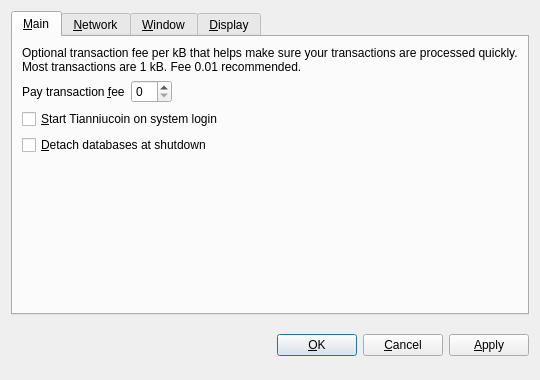
<?xml version="1.0" encoding="UTF-8"?>
<ui version="4.0">
 <class>OptionsDialog</class>
 <widget class="QDialog" name="OptionsDialog">
  <property name="geometry">
   <rect>
    <x>0</x>
    <y>0</y>
    <width>540</width>
    <height>380</height>
   </rect>
  </property>
  <property name="windowTitle">
   <string>Options</string>
  </property>
  <property name="modal">
   <bool>true</bool>
  </property>
  <layout class="QVBoxLayout" name="verticalLayout">
   <item>
    <widget class="QTabWidget" name="tabWidget">
     <property name="tabPosition">
      <enum>QTabWidget::North</enum>
     </property>
     <property name="currentIndex">
      <number>0</number>
     </property>
     <widget class="QWidget" name="tabMain">
      <attribute name="title">
       <string>&amp;Main</string>
      </attribute>
      <layout class="QVBoxLayout" name="verticalLayout_Main">
       <item>
        <widget class="QLabel" name="transactionFeeInfoLabel">
         <property name="text">
          <string>Optional transaction fee per kB that helps make sure your transactions are processed quickly. Most transactions are 1 kB. Fee 0.01 recommended.</string>
         </property>
         <property name="textFormat">
          <enum>Qt::PlainText</enum>
         </property>
         <property name="wordWrap">
          <bool>true</bool>
         </property>
        </widget>
       </item>
       <item>
        <layout class="QHBoxLayout" name="horizontalLayout_Main">
         <item>
          <widget class="QLabel" name="transactionFeeLabel">
           <property name="text">
            <string>Pay transaction &amp;fee</string>
           </property>
           <property name="textFormat">
            <enum>Qt::PlainText</enum>
           </property>
           <property name="buddy">
            <cstring>transactionFee</cstring>
           </property>
          </widget>
         </item>
         <item>
          <widget class="BitcoinAmountField" name="transactionFee"/>
         </item>
         <item>
          <spacer name="horizontalSpacer_Main">
           <property name="orientation">
            <enum>Qt::Horizontal</enum>
           </property>
           <property name="sizeHint" stdset="0">
            <size>
             <width>40</width>
             <height>20</height>
            </size>
           </property>
          </spacer>
         </item>
        </layout>
       </item>
       <item>
        <widget class="QCheckBox" name="bitcoinAtStartup">
         <property name="toolTip">
          <string>Automatically start Tianniucoin after logging in to the system.</string>
         </property>
         <property name="text">
          <string>&amp;Start Tianniucoin on system login</string>
         </property>
        </widget>
       </item>
       <item>
        <widget class="QCheckBox" name="detachDatabases">
         <property name="toolTip">
          <string>Detach block and address databases at shutdown. This means they can be moved to another data directory, but it slows down shutdown. The wallet is always detached.</string>
         </property>
         <property name="text">
          <string>&amp;Detach databases at shutdown</string>
         </property>
        </widget>
       </item>
       <item>
        <spacer name="verticalSpacer_Main">
         <property name="orientation">
          <enum>Qt::Vertical</enum>
         </property>
         <property name="sizeHint" stdset="0">
          <size>
           <width>20</width>
           <height>40</height>
          </size>
         </property>
        </spacer>
       </item>
      </layout>
     </widget>
     <widget class="QWidget" name="tabNetwork">
      <attribute name="title">
       <string>&amp;Network</string>
      </attribute>
      <layout class="QVBoxLayout" name="verticalLayout_Network">
       <item>
        <widget class="QCheckBox" name="mapPortUpnp">
         <property name="toolTip">
          <string>Automatically open the Tianniucoin client port on the router. This only works when your router supports UPnP and it is enabled.</string>
         </property>
         <property name="text">
          <string>Map port using &amp;UPnP</string>
         </property>
        </widget>
       </item>
       <item>
        <widget class="QCheckBox" name="connectSocks">
         <property name="toolTip">
          <string>Connect to the Tianniucoin network through a SOCKS proxy (e.g. when connecting through Tor).</string>
         </property>
         <property name="text">
          <string>&amp;Connect through SOCKS proxy:</string>
         </property>
        </widget>
       </item>
       <item>
        <layout class="QHBoxLayout" name="horizontalLayout_Network">
         <item>
          <widget class="QLabel" name="proxyIpLabel">
           <property name="text">
            <string>Proxy &amp;IP:</string>
           </property>
           <property name="textFormat">
            <enum>Qt::PlainText</enum>
           </property>
           <property name="buddy">
            <cstring>proxyIp</cstring>
           </property>
          </widget>
         </item>
         <item>
          <widget class="QValidatedLineEdit" name="proxyIp">
           <property name="maximumSize">
            <size>
             <width>140</width>
             <height>16777215</height>
            </size>
           </property>
           <property name="toolTip">
            <string>IP address of the proxy (e.g. 127.0.0.1)</string>
           </property>
          </widget>
         </item>
         <item>
          <widget class="QLabel" name="proxyPortLabel">
           <property name="text">
            <string>&amp;Port:</string>
           </property>
           <property name="textFormat">
            <enum>Qt::PlainText</enum>
           </property>
           <property name="buddy">
            <cstring>proxyPort</cstring>
           </property>
          </widget>
         </item>
         <item>
          <widget class="QLineEdit" name="proxyPort">
           <property name="maximumSize">
            <size>
             <width>55</width>
             <height>16777215</height>
            </size>
           </property>
           <property name="toolTip">
            <string>Port of the proxy (e.g. 9050)</string>
           </property>
          </widget>
         </item>
         <item>
          <widget class="QLabel" name="socksVersionLabel">
           <property name="text">
            <string>SOCKS &amp;Version:</string>
           </property>
           <property name="textFormat">
            <enum>Qt::PlainText</enum>
           </property>
           <property name="buddy">
            <cstring>socksVersion</cstring>
           </property>
          </widget>
         </item>
         <item>
          <widget class="QValueComboBox" name="socksVersion">
           <property name="toolTip">
            <string>SOCKS version of the proxy (e.g. 5)</string>
           </property>
          </widget>
         </item>
         <item>
          <spacer name="horizontalSpacer_Network">
           <property name="orientation">
            <enum>Qt::Horizontal</enum>
           </property>
           <property name="sizeHint" stdset="0">
            <size>
             <width>40</width>
             <height>20</height>
            </size>
           </property>
          </spacer>
         </item>
        </layout>
       </item>
       <item>
        <spacer name="verticalSpacer_Network">
         <property name="orientation">
          <enum>Qt::Vertical</enum>
         </property>
         <property name="sizeHint" stdset="0">
          <size>
           <width>20</width>
           <height>40</height>
          </size>
         </property>
        </spacer>
       </item>
      </layout>
     </widget>
     <widget class="QWidget" name="tabWindow">
      <attribute name="title">
       <string>&amp;Window</string>
      </attribute>
      <layout class="QVBoxLayout" name="verticalLayout_Window">
       <item>
        <widget class="QCheckBox" name="minimizeToTray">
         <property name="toolTip">
          <string>Show only a tray icon after minimizing the window.</string>
         </property>
         <property name="text">
          <string>&amp;Minimize to the tray instead of the taskbar</string>
         </property>
        </widget>
       </item>
       <item>
        <widget class="QCheckBox" name="minimizeOnClose">
         <property name="toolTip">
          <string>Minimize instead of exit the application when the window is closed. When this option is enabled, the application will be closed only after selecting Quit in the menu.</string>
         </property>
         <property name="text">
          <string>M&amp;inimize on close</string>
         </property>
        </widget>
       </item>
       <item>
        <spacer name="verticalSpacer_Window">
         <property name="orientation">
          <enum>Qt::Vertical</enum>
         </property>
         <property name="sizeHint" stdset="0">
          <size>
           <width>20</width>
           <height>40</height>
          </size>
         </property>
        </spacer>
       </item>
      </layout>
     </widget>
     <widget class="QWidget" name="tabDisplay">
      <attribute name="title">
       <string>&amp;Display</string>
      </attribute>
      <layout class="QVBoxLayout" name="verticalLayout_Display">
       <item>
        <layout class="QHBoxLayout" name="horizontalLayout_1_Display">
         <item>
          <widget class="QLabel" name="langLabel">
           <property name="text">
            <string>User Interface &amp;language:</string>
           </property>
           <property name="textFormat">
            <enum>Qt::PlainText</enum>
           </property>
           <property name="buddy">
            <cstring>lang</cstring>
           </property>
          </widget>
         </item>
         <item>
          <widget class="QValueComboBox" name="lang">
           <property name="toolTip">
            <string>The user interface language can be set here. This setting will take effect after restarting Tianniucoin.</string>
           </property>
          </widget>
         </item>
        </layout>
       </item>
       <item>
        <layout class="QHBoxLayout" name="horizontalLayout_2_Display">
         <item>
          <widget class="QLabel" name="unitLabel">
           <property name="text">
            <string>&amp;Unit to show amounts in:</string>
           </property>
           <property name="textFormat">
            <enum>Qt::PlainText</enum>
           </property>
           <property name="buddy">
            <cstring>unit</cstring>
           </property>
          </widget>
         </item>
         <item>
          <widget class="QValueComboBox" name="unit">
           <property name="toolTip">
            <string>Choose the default subdivision unit to show in the interface and when sending coins.</string>
           </property>
          </widget>
         </item>
        </layout>
       </item>
       <item>
        <widget class="QCheckBox" name="displayAddresses">
         <property name="toolTip">
          <string>Whether to show Tianniucoin addresses in the transaction list.</string>
         </property>
         <property name="text">
          <string>&amp;Display addresses in transaction list</string>
         </property>
        </widget>
       </item>
       <item>
        <widget class="QCheckBox" name="coinControlFeatures">
         <property name="toolTip">
          <string>Whether to show coin control features or not.</string>
         </property>
         <property name="text">
          <string>Display coin &amp;control features (experts only!)</string>
         </property>
        </widget>
       </item>
       <item>
        <spacer name="verticalSpacer_Display">
         <property name="orientation">
          <enum>Qt::Vertical</enum>
         </property>
         <property name="sizeHint" stdset="0">
          <size>
           <width>20</width>
           <height>40</height>
          </size>
         </property>
        </spacer>
       </item>
      </layout>
     </widget>
    </widget>
   </item>
   <item>
    <layout class="QHBoxLayout" name="horizontalLayout_Buttons">
     <item>
      <spacer name="horizontalSpacer_1">
       <property name="orientation">
        <enum>Qt::Horizontal</enum>
       </property>
       <property name="sizeHint" stdset="0">
        <size>
         <width>40</width>
         <height>48</height>
        </size>
       </property>
      </spacer>
     </item>
     <item>
      <widget class="QLabel" name="statusLabel">
       <property name="font">
        <font>
         <weight>75</weight>
         <bold>true</bold>
        </font>
       </property>
       <property name="text">
        <string/>
       </property>
       <property name="textFormat">
        <enum>Qt::PlainText</enum>
       </property>
       <property name="wordWrap">
        <bool>true</bool>
       </property>
      </widget>
     </item>
     <item>
      <spacer name="horizontalSpacer_2">
       <property name="orientation">
        <enum>Qt::Horizontal</enum>
       </property>
       <property name="sizeHint" stdset="0">
        <size>
         <width>40</width>
         <height>48</height>
        </size>
       </property>
      </spacer>
     </item>
     <item>
      <widget class="QPushButton" name="okButton">
       <property name="text">
        <string>&amp;OK</string>
       </property>
      </widget>
     </item>
     <item>
      <widget class="QPushButton" name="cancelButton">
       <property name="text">
        <string>&amp;Cancel</string>
       </property>
       <property name="autoDefault">
        <bool>false</bool>
       </property>
      </widget>
     </item>
     <item>
      <widget class="QPushButton" name="applyButton">
       <property name="text">
        <string>&amp;Apply</string>
       </property>
       <property name="autoDefault">
        <bool>false</bool>
       </property>
      </widget>
     </item>
    </layout>
   </item>
  </layout>
 </widget>
 <customwidgets>
  <customwidget>
   <class>BitcoinAmountField</class>
   <extends>QSpinBox</extends>
   <header>bitcoinamountfield.h</header>
  </customwidget>
  <customwidget>
   <class>QValueComboBox</class>
   <extends>QComboBox</extends>
   <header>qvaluecombobox.h</header>
  </customwidget>
  <customwidget>
   <class>QValidatedLineEdit</class>
   <extends>QLineEdit</extends>
   <header>qvalidatedlineedit.h</header>
  </customwidget>
 </customwidgets>
 <resources/>
 <connections/>
</ui>
